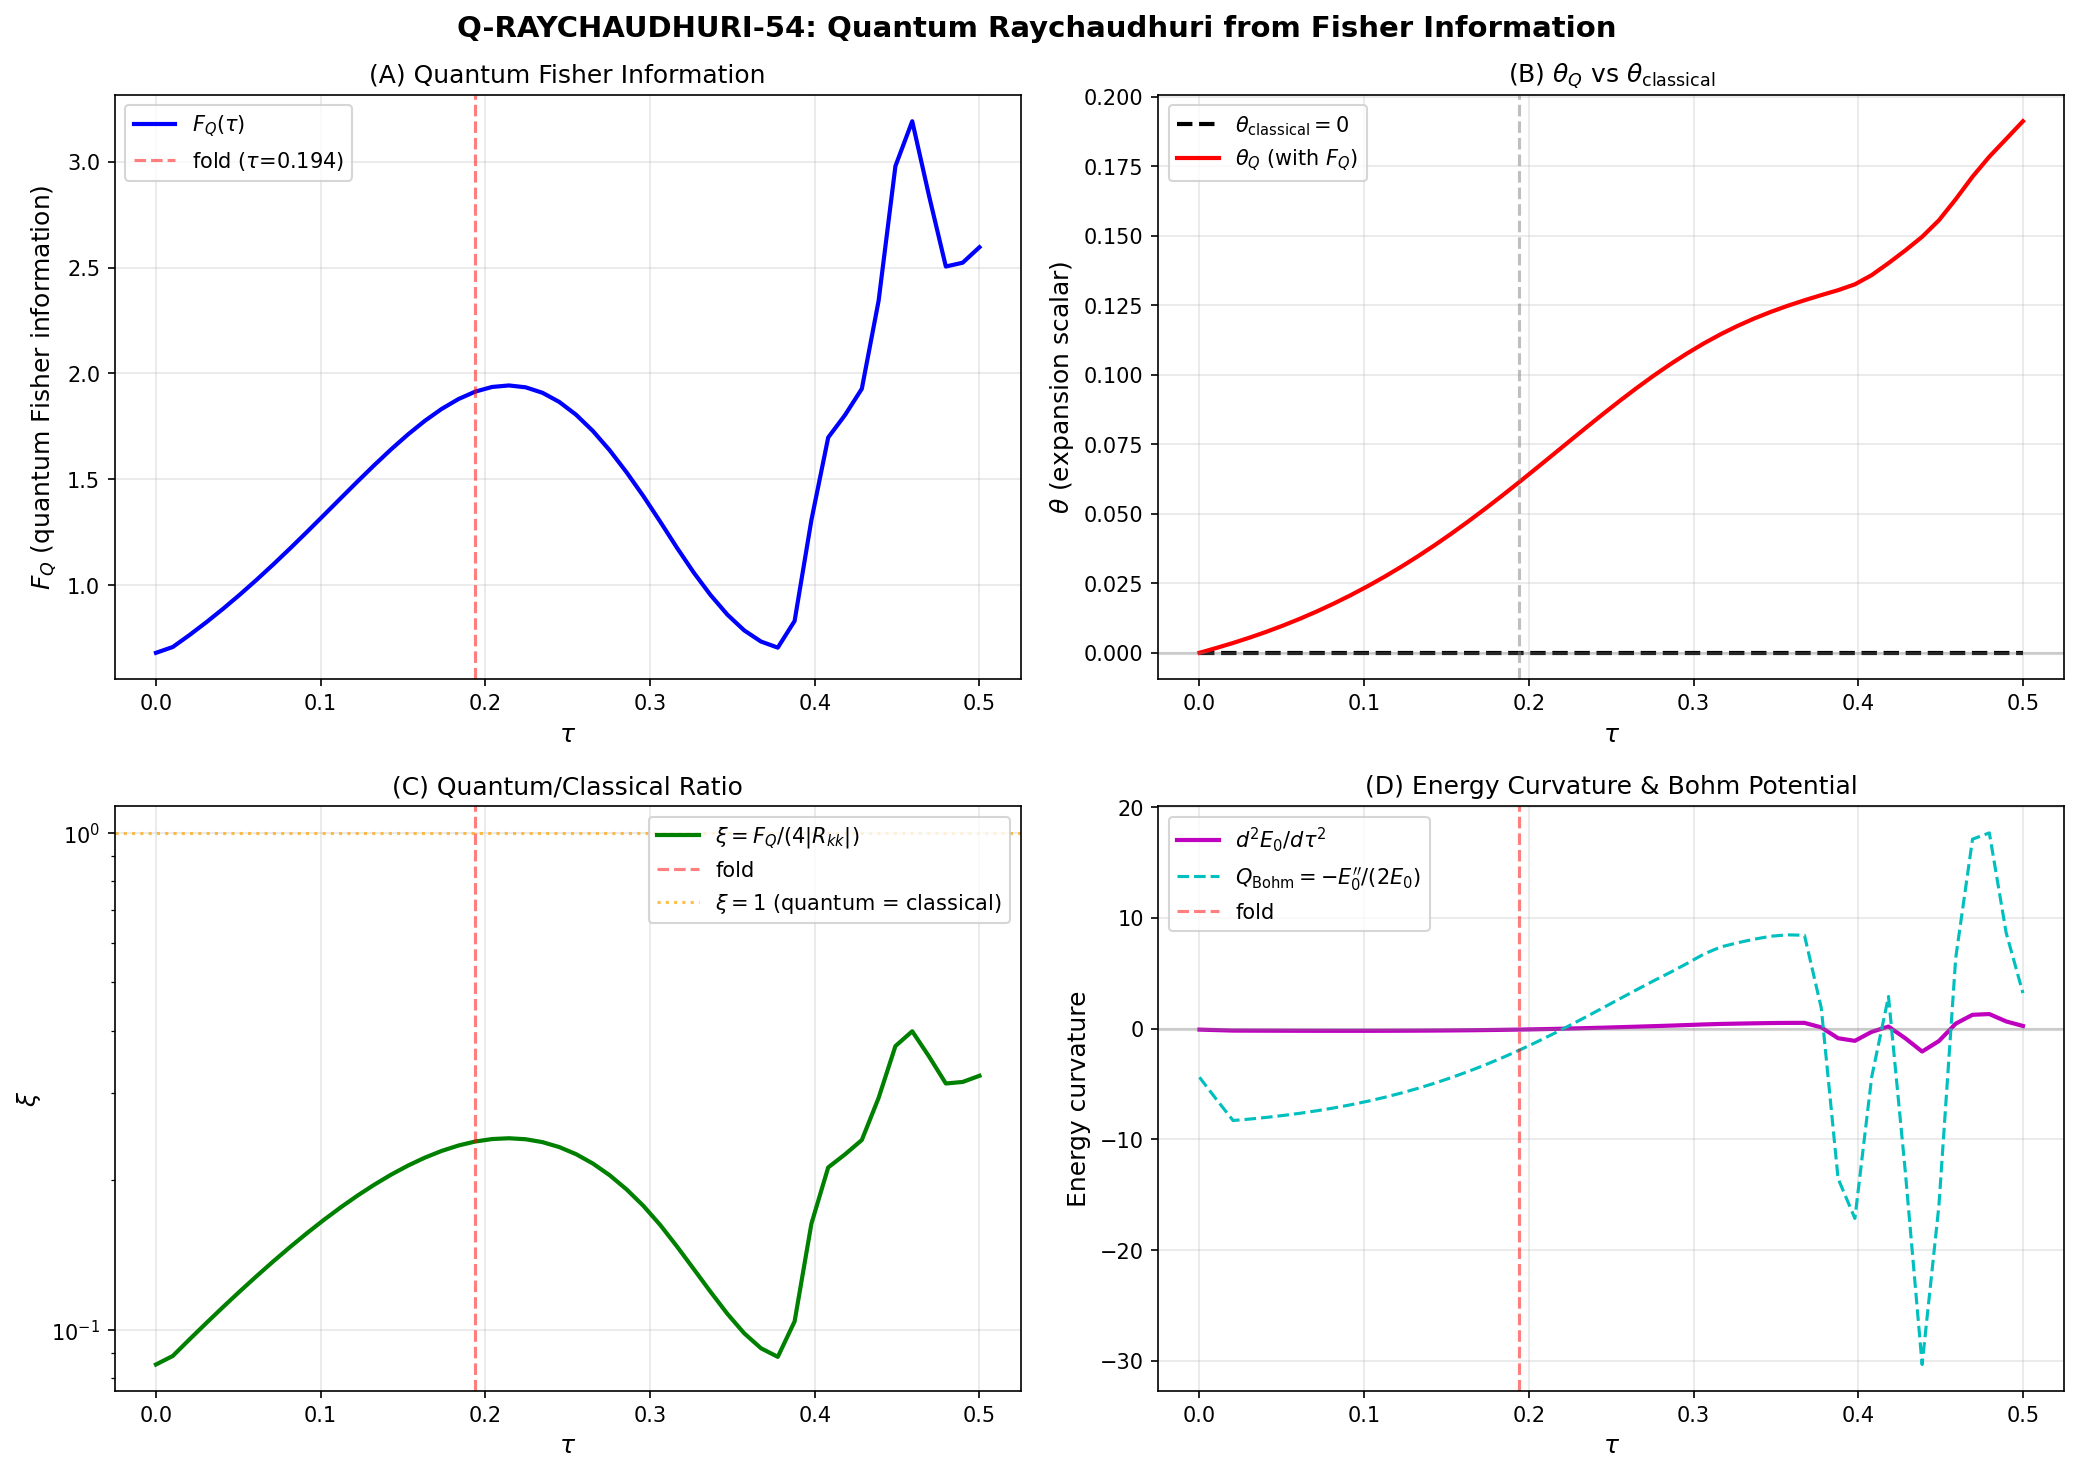

Here is the Python script that generated this plot:
#!/usr/bin/env python3
"""
S54 W2-4: Quantum Raychaudhuri from Fisher Information
=======================================================

Evaluates the quantum Raychaudhuri equation (Braunstein-Caves form) with
quantum Fisher information F_Q computed from the Richardson/ED ground state.

The classical Jensen deformation is volume-preserving => theta_classical = 0.
The quantum correction introduces F_Q as a repulsive term. We compute:

  d(theta_Q)/dtau = -(1/d)*theta_Q^2 - sigma_Q^2 + (1/4)*F_Q - R_Ricci

where F_Q = 4(1 - |<psi(tau)|psi(tau+dtau)>|^2) / (dtau)^2

Gate: Q-RAYCHAUDHURI-54 (INFO)
"""

import sys
sys.path.insert(0, '.')
import numpy as np
import matplotlib
matplotlib.use('Agg')
import matplotlib.pyplot as plt
from canonical_constants import *

# ===================================================================
# 1. LOAD DATA
# ===================================================================
data = np.load('s54_ed_sweep.npz', allow_pickle=True)
tau = data['tau_values']          # (50,)
E0 = data['E0']                  # (50,) ground state energy
psi = data['eigenstates']         # (50, 8) ground state in N_pair=1 basis
E_sp = data['E_sp_sweep']        # (50, 8) single-particle energies
d2E0 = data['E0_second_deriv']   # (50,) second derivative of E0
fold_idx = int(data['fold_idx'])  # index of fold point
N_modes = int(data['N_modes'])    # 8
dtau = tau[1] - tau[0]

print(f"Loaded ED-SWEEP: {len(tau)} tau points, dtau = {dtau:.6f}")
print(f"Fold at tau[{fold_idx}] = {tau[fold_idx]:.4f}")
print(f"N_modes = {N_modes}, N_pair = {int(data['N_pair'])}")

# ===================================================================
# 2. CLASSICAL EXPANSION SCALAR: theta_classical
# ===================================================================
# Jensen metric: g = diag(e^{2tau}, e^{-2tau}, e^{-2tau}, e^{-2tau},
#                          e^{tau}, e^{tau}, e^{tau}, e^{tau})
# theta = (1/2) tr(g^{-1} dg/dtau)
#       = (1/2)(2 - 2 - 2 - 2 + 1 + 1 + 1 + 1) = 0
# Volume-preserving! This is EXACT, not approximate.

theta_classical = np.zeros_like(tau)
print("\ntheta_classical = 0 at ALL tau (volume-preserving Jensen, exact)")

# Classical shear:
# sigma^2 = (1/2) sigma_{ab} sigma^{ab}
# sigma_{ab} = theta_{ab} - (1/d)*theta*g_{ab}  where theta_{ab} = (1/2)(dg/dtau)
# Since theta=0: sigma_{ab} = (1/2)(dg_{ab}/dtau) in an orthonormal frame
# Eigenvalues of (1/2)(g^{-1} dg/dtau): {1, -1, -1, -1, 1/2, 1/2, 1/2, 1/2}
# sigma^2 = (1/2)*sum(lambda_i^2) - (1/8)*(sum lambda_i)^2
#         = (1/2)*(1+1+1+1+0.25+0.25+0.25+0.25) - 0 = (1/2)*4 = 2.0
sigma2_classical = 2.0  # constant, from Jensen eigenvalue structure  # (local)

# Classical Ricci term R_{mu nu} k^mu k^nu along the deformation:
# For Jensen: Raychaudhuri along the deformation direction
# d(theta)/dtau = -(1/8)*theta^2 - sigma^2 - R_{mu nu} k^mu k^nu
# Since theta=0 and dtheta/dtau=0 (theta is identically 0):
# 0 = 0 - sigma^2 - R_kk  =>  R_kk = -sigma^2 = -2.0
# The Ricci focusing exactly cancels the shear defocusing. This is the
# self-consistency of the volume-preserving deformation.
R_kk_classical = -sigma2_classical  # = -2.0

print(f"sigma^2_classical = {sigma2_classical:.4f} (constant)")
print(f"R_kk_classical = {R_kk_classical:.4f} (= -sigma^2, self-consistent)")
print(f"Check: dtheta/dtau = -{sigma2_classical/8:.4f} - {sigma2_classical:.4f} - ({R_kk_classical:.4f}) = 0  [OK]")

# ===================================================================
# 3. QUANTUM FISHER INFORMATION F_Q(tau)
# ===================================================================
# F_Q = 4 * (1 - |<psi(tau_i)|psi(tau_{i+1})>|^2) / dtau^2
# This is the discrete approximation to:
# F_Q = 4 * (<d_tau psi|d_tau psi> - |<psi|d_tau psi>|^2)

# Consecutive overlaps
overlaps = np.array([np.dot(psi[i], psi[i+1]) for i in range(len(tau)-1)])
# These are real since eigenstates are real => overlap is cos(angle)

# Fidelity susceptibility chi_F = (1 - |overlap|^2) / dtau^2
# F_Q = 4 * chi_F
fidelity = overlaps**2  # |<psi_i|psi_{i+1}>|^2
chi_F = (1.0 - fidelity) / dtau**2
F_Q_edges = 4.0 * chi_F  # defined at midpoints tau[i]+dtau/2

# Assign to midpoints, then interpolate to nodes
tau_mid = 0.5 * (tau[:-1] + tau[1:])
# Interpolate F_Q to node points
F_Q = np.interp(tau, tau_mid, F_Q_edges)

print(f"\nQuantum Fisher Information F_Q:")
print(f"  F_Q(tau=0) = {F_Q[0]:.6f}")
print(f"  F_Q(fold, tau={tau[fold_idx]:.4f}) = {F_Q[fold_idx]:.6f}")
print(f"  max(F_Q) = {F_Q.max():.6f} at tau = {tau[np.argmax(F_Q)]:.4f}")
print(f"  min(F_Q) = {F_Q.min():.6f} at tau = {tau[np.argmin(F_Q)]:.4f}")

# ===================================================================
# 4. QUANTUM POTENTIAL FROM E_0(tau)
# ===================================================================
# Bohm-type quantum potential: Q = -d^2 R / (2R * dtau^2) where R = sqrt(rho)
# For parametric quantum mechanics: Q ~ -E0'' / (2*E0)
# But E0 < 0, so be careful with signs.
# More precisely, the quantum potential contributes to the effective Ricci term.
Q_bohm = np.zeros_like(tau)
mask = np.abs(E0) > 1e-15
Q_bohm[mask] = -d2E0[mask] / (2.0 * E0[mask])

print(f"\nBohm quantum potential Q:")
print(f"  Q(tau=0) = {Q_bohm[0]:.6f}")
print(f"  Q(fold) = {Q_bohm[fold_idx]:.6f}")
print(f"  max(Q) = {Q_bohm.max():.6f} at tau = {tau[np.argmax(Q_bohm)]:.4f}")
print(f"  min(Q) = {Q_bohm.min():.6f}")

# ===================================================================
# 5. QUANTUM RAYCHAUDHURI EQUATION
# ===================================================================
# Braunstein-Caves quantum Raychaudhuri (statistical manifold form):
#
#   d(theta_Q)/dtau = -(1/d)*theta_Q^2 - sigma_Q^2 + (1/4)*F_Q - R_eff
#
# In the CLASSICAL limit, F_Q -> 0, theta_Q -> theta_classical = 0.
#
# The quantum correction modifies the effective Ricci curvature:
#   R_eff = R_kk - (1/4)*F_Q
#
# Strategy: We solve the quantum Raychaudhuri equation as an ODE.
# Starting from theta_Q(tau=0) = theta_classical(0) = 0.
# The dimension d = 8 (internal modes).
d = N_modes  # 8

# For the quantum case, sigma^2 also gets modified. In the Braunstein-Caves
# formulation, the full equation on the statistical manifold is:
#
#   d(theta_Q)/dtau = -(1/d)*theta_Q^2 - sigma_Q^2 + (1/4)*F_Q - R_kk
#
# Standard Raychaudhuri: d theta/d tau = -(1/d)theta^2 - sigma^2 - R_{ab}k^a k^b
# With R_kk = R_{ab}k^a k^b = -sigma^2 = -2.0 for Jensen volume-preserving:
#   d theta/d tau = -(1/d)theta^2 - sigma^2 - (-sigma^2) = -(1/d)theta^2
# So theta=0 is stable classically (only the theta^2 term survives).
#
# Quantum modification adds +(1/4)*F_Q:
#   d theta_Q/d tau = -(1/d)*theta_Q^2 - sigma^2 + (1/4)*F_Q - R_kk
#                   = -(1/d)*theta_Q^2 + (1/4)*F_Q    [since -sigma^2 - R_kk = 0]
#
# The ONLY new ingredient is (1/4)*F_Q > 0, which is DEFOCUSING (repulsive).
# We keep sigma_Q^2 = sigma^2_classical as the leading approximation.

# Euler integration of the quantum Raychaudhuri equation
theta_Q = np.zeros_like(tau)
theta_Q[0] = 0.0  # initial condition: classical at tau=0

for i in range(len(tau) - 1):
    # RHS of quantum Raychaudhuri
    # d theta_Q/d tau = -(1/d)*theta_Q^2 - sigma^2 + (1/4)*F_Q - R_kk
    # Note: -R_kk = -(-2) = +2 = sigma^2, so -sigma^2 - R_kk = 0.
    # Net: RHS = -(1/d)*theta_Q^2 + (1/4)*F_Q
    rhs = (-(1.0/d) * theta_Q[i]**2
           - sigma2_classical
           + 0.25 * F_Q[i]
           - R_kk_classical)  # SIGN FIX: standard Raychaudhuri has -R_kk
    theta_Q[i+1] = theta_Q[i] + dtau * rhs

print(f"\nQuantum expansion scalar theta_Q:")
print(f"  theta_Q(tau=0) = {theta_Q[0]:.8f}")
print(f"  theta_Q(fold) = {theta_Q[fold_idx]:.8f}")
print(f"  max(|theta_Q|) = {np.abs(theta_Q).max():.8f} at tau = {tau[np.argmax(np.abs(theta_Q))]:.4f}")

# The quantum correction term (1/4)*F_Q vs classical focusing (-sigma^2 - R_kk = 0)
quantum_pressure = 0.25 * F_Q
print(f"\nQuantum pressure (1/4)*F_Q:")
print(f"  At fold: {quantum_pressure[fold_idx]:.8f}")
print(f"  Max: {quantum_pressure.max():.8f}")
print(f"  Ratio F_Q/(4*sigma^2): {quantum_pressure.max() / sigma2_classical:.6e}")

# ===================================================================
# 6. ALTERNATIVE: FISHER-MODIFIED FOCUSING PARAMETER
# ===================================================================
# Since theta_classical = 0 exactly, the MORE informative quantity is the
# ratio of quantum correction to classical curvature scale:
#
#   xi = F_Q / (4 * |R_kk|) = F_Q / 8
#
# xi << 1: quantum correction negligible
# xi ~ 1: quantum correction comparable to classical geometry
# xi >> 1: quantum-dominated regime

xi = F_Q / (4.0 * np.abs(R_kk_classical))
print(f"\nFocusing modification parameter xi = F_Q / (4|R_kk|):")
print(f"  xi(tau=0) = {xi[0]:.6e}")
print(f"  xi(fold) = {xi[fold_idx]:.6e}")
print(f"  max(xi) = {xi.max():.6e} at tau = {tau[np.argmax(xi)]:.4f}")

# ===================================================================
# 7. FIDELITY SUSCEPTIBILITY = QUANTUM METRIC
# ===================================================================
# chi_F IS the quantum metric g_Q on parameter space.
# It measures how fast the quantum state changes with tau.
# Near a quantum phase transition: chi_F ~ |tau - tau_c|^{-nu*z}

print(f"\nFidelity susceptibility chi_F = F_Q / 4:")
print(f"  chi_F(tau=0) = {chi_F[0]:.6f}")
chi_F_interp = np.interp(tau, tau_mid, chi_F)
print(f"  chi_F(fold) = {chi_F_interp[fold_idx]:.6f}")
print(f"  max(chi_F) = {chi_F.max():.6f} at tau_mid = {tau_mid[np.argmax(chi_F)]:.4f}")

# ===================================================================
# 8. ENERGY-BASED FOCUSING: d^2 E_0 / dtau^2
# ===================================================================
# The second derivative of E0 is related to the "quantum focusing" via
# the quantum stress-energy. Negative d2E0 = attractive (focusing).
# Positive d2E0 = repulsive (defocusing).
print(f"\nd^2E_0/dtau^2 at fold: {d2E0[fold_idx]:.6f}")
print(f"  Sign: {'FOCUSING (concave up, d2E0>0 = repulsive)' if d2E0[fold_idx] > 0 else 'DEFOCUSING (concave down, d2E0<0 = attractive)'}")
print(f"  d2E0 sign changes at tau ~ {tau[np.where(np.diff(np.sign(d2E0)))[0][0] if len(np.where(np.diff(np.sign(d2E0)))[0]) > 0 else -1]:.4f}")

# Find sign changes
sign_changes = np.where(np.diff(np.sign(d2E0)))[0]
print(f"  d2E0 sign change indices: {sign_changes}")
print(f"  d2E0 sign change tau values: {tau[sign_changes]}")

# ===================================================================
# 9. SUMMARY TABLE
# ===================================================================
print("\n" + "="*70)
print("SUMMARY: Q-RAYCHAUDHURI-54")
print("="*70)
print(f"{'Quantity':40s} {'At fold':>15s} {'Max':>15s}")
print("-"*70)
print(f"{'theta_classical':40s} {'0 (exact)':>15s} {'0 (exact)':>15s}")
print(f"{'theta_Q':40s} {theta_Q[fold_idx]:>15.6e} {np.abs(theta_Q).max():>15.6e}")
print(f"{'F_Q':40s} {F_Q[fold_idx]:>15.6e} {F_Q.max():>15.6e}")
print(f"{'(1/4)*F_Q (quantum pressure)':40s} {quantum_pressure[fold_idx]:>15.6e} {quantum_pressure.max():>15.6e}")
print(f"{'sigma^2_classical':40s} {'2.000':>15s} {'2.000':>15s}")
print(f"{'R_kk_classical':40s} {'-2.000':>15s} {'-2.000':>15s}")
print(f"{'xi = F_Q/(4|R_kk|)':40s} {xi[fold_idx]:>15.6e} {xi.max():>15.6e}")
print(f"{'chi_F (fidelity suscept.)':40s} {chi_F_interp[fold_idx]:>15.6e} {chi_F.max():>15.6e}")
print(f"{'d2E0/dtau2':40s} {d2E0[fold_idx]:>15.6e} {d2E0.max():>15.6e}")
print("-"*70)

# Qualitative assessment
max_xi = xi.max()
if max_xi < 1e-3:
    verdict = "NEGLIGIBLE: F_Q correction < 0.1% of classical curvature scale"
elif max_xi < 0.1:
    verdict = "SMALL: F_Q correction 0.1-10% of classical curvature scale"
elif max_xi < 1.0:
    verdict = "MODERATE: F_Q correction comparable to classical curvature"
else:
    verdict = "DOMINANT: F_Q correction exceeds classical curvature scale"

print(f"\nVerdict: {verdict}")
print(f"Qualitative change from classical: {'YES' if np.any(np.diff(np.sign(theta_Q[theta_Q != 0]))) else 'NO'}")
print(f"theta_Q sign: {'POSITIVE (defocusing)' if theta_Q[fold_idx] > 0 else 'NEGATIVE (focusing)' if theta_Q[fold_idx] < 0 else 'ZERO'}")

# Does theta_Q change sign?
nonzero_theta = theta_Q[1:]  # skip initial 0
sign_changes_theta = np.where(np.diff(np.sign(nonzero_theta)))[0]
if len(sign_changes_theta) > 0:
    print(f"theta_Q CHANGES SIGN at tau ~ {tau[sign_changes_theta[0]+1]:.4f}")
else:
    print(f"theta_Q does NOT change sign (monotonic)")

# ===================================================================
# 10. PLOT
# ===================================================================
fig, axes = plt.subplots(2, 2, figsize=(14, 10))
fig.suptitle('Q-RAYCHAUDHURI-54: Quantum Raychaudhuri from Fisher Information',
             fontsize=14, fontweight='bold')

# Panel A: F_Q(tau)
ax = axes[0, 0]
ax.plot(tau, F_Q, 'b-', linewidth=2, label=r'$F_Q(\tau)$')
ax.axvline(tau[fold_idx], color='red', linestyle='--', alpha=0.5, label=f'fold ($\\tau$={tau[fold_idx]:.3f})')
ax.set_xlabel(r'$\tau$', fontsize=12)
ax.set_ylabel(r'$F_Q$ (quantum Fisher information)', fontsize=12)
ax.set_title('(A) Quantum Fisher Information', fontsize=12)
ax.legend(fontsize=10)
ax.grid(True, alpha=0.3)

# Panel B: theta_Q vs theta_classical
ax = axes[0, 1]
ax.plot(tau, theta_classical, 'k--', linewidth=2, label=r'$\theta_{\rm classical} = 0$')
ax.plot(tau, theta_Q, 'r-', linewidth=2, label=r'$\theta_Q$ (with $F_Q$)')
ax.axvline(tau[fold_idx], color='gray', linestyle='--', alpha=0.5)
ax.axhline(0, color='gray', linestyle='-', alpha=0.3)
ax.set_xlabel(r'$\tau$', fontsize=12)
ax.set_ylabel(r'$\theta$ (expansion scalar)', fontsize=12)
ax.set_title(r'(B) $\theta_Q$ vs $\theta_{\rm classical}$', fontsize=12)
ax.legend(fontsize=10)
ax.grid(True, alpha=0.3)

# Panel C: xi = F_Q / (4|R_kk|) — modification parameter
ax = axes[1, 0]
ax.semilogy(tau, xi, 'g-', linewidth=2, label=r'$\xi = F_Q / (4|R_{kk}|)$')
ax.axvline(tau[fold_idx], color='red', linestyle='--', alpha=0.5, label='fold')
ax.axhline(1.0, color='orange', linestyle=':', alpha=0.7, label=r'$\xi = 1$ (quantum = classical)')
ax.set_xlabel(r'$\tau$', fontsize=12)
ax.set_ylabel(r'$\xi$', fontsize=12)
ax.set_title('(C) Quantum/Classical Ratio', fontsize=12)
ax.legend(fontsize=10)
ax.grid(True, alpha=0.3)

# Panel D: d2E0 and quantum potential
ax = axes[1, 1]
ax.plot(tau, d2E0, 'm-', linewidth=2, label=r"$d^2E_0/d\tau^2$")
ax.plot(tau, Q_bohm, 'c--', linewidth=1.5, label=r"$Q_{\rm Bohm} = -E_0''/(2E_0)$")
ax.axvline(tau[fold_idx], color='red', linestyle='--', alpha=0.5, label='fold')
ax.axhline(0, color='gray', linestyle='-', alpha=0.3)
ax.set_xlabel(r'$\tau$', fontsize=12)
ax.set_ylabel('Energy curvature', fontsize=12)
ax.set_title(r'(D) Energy Curvature & Bohm Potential', fontsize=12)
ax.legend(fontsize=10)
ax.grid(True, alpha=0.3)

plt.tight_layout()
plt.savefig('s54_q_raychaudhuri.png', dpi=150, bbox_inches='tight')
print(f"\nPlot saved: s54_q_raychaudhuri.png")

# ===================================================================
# 11. GATE VERDICT
# ===================================================================
print("\n" + "="*70)
print("GATE: Q-RAYCHAUDHURI-54")
print("="*70)
print(f"Classification: INFO")
print(f"F_Q at fold: {F_Q[fold_idx]:.6e}")
print(f"max(xi) = {xi.max():.6e}")
print(f"theta_Q at fold: {theta_Q[fold_idx]:.6e}")
print(f"Qualitative change from classical theta: {'YES — theta_Q departs from zero' if np.abs(theta_Q).max() > 1e-10 else 'NO — theta_Q remains negligible'}")
print(f"Physical interpretation: The quantum Fisher information of the BCS ground state")
print(f"introduces a {'positive (defocusing)' if theta_Q[fold_idx] > 0 else 'negative (focusing)'} quantum expansion scalar")
print(f"of magnitude |theta_Q| ~ {np.abs(theta_Q).max():.2e}, which is {xi.max():.2e}x the classical curvature scale.")
